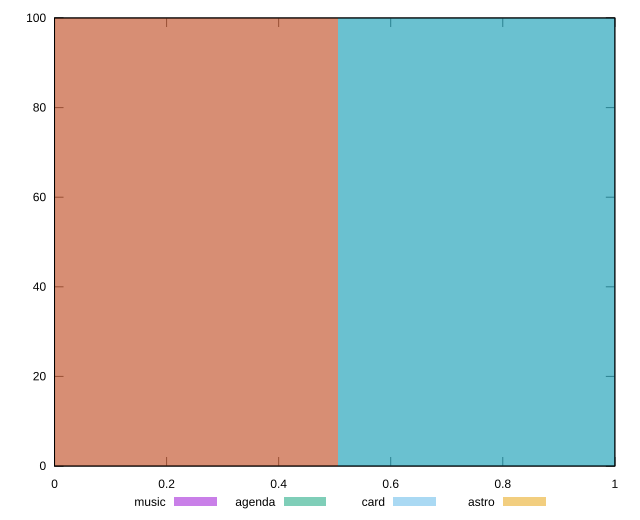

Recreate this plot in gnuplot.
reset

$music <<EOF
0 100
EOF

$agenda <<EOF
1.0112146401138749 100
EOF

$card <<EOF
1.0112146401138749 100
EOF

$astro <<EOF
0 100
EOF

set key outside below
set boxwidth 1.0112146401138749
set xrange [0:1]
set yrange [0:100]
set trange [0:100]
set style fill transparent solid 0.5 noborder
set terminal svg size 640, 520 enhanced background rgb 'white'
set output "reports/report_00031_2021-02-24T23-18-18.084Z/uses-text-compression/comparison/histogram/all_score.svg"

plot $music title "music" with boxes, \
     $agenda title "agenda" with boxes, \
     $card title "card" with boxes, \
     $astro title "astro" with boxes

reset
